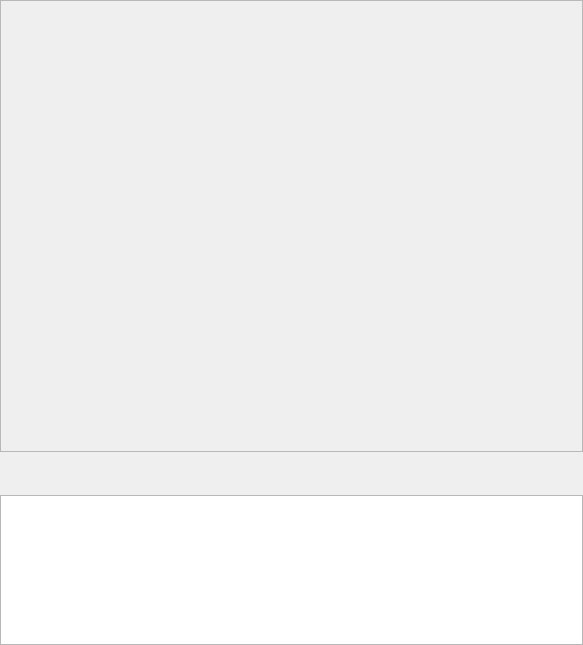
                            <widget class="QWidget" name="scrollAreaWidgetContents_8">
                             <property name="geometry">
                              <rect>
                               <x>0</x>
                               <y>0</y>
                               <width>583</width>
                               <height>645</height>
                              </rect>
                             </property>
                             <layout class="QVBoxLayout" name="verticalLayout_39">
                              <property name="leftMargin">
                               <number>0</number>
                              </property>
                              <property name="topMargin">
                               <number>0</number>
                              </property>
                              <property name="rightMargin">
                               <number>0</number>
                              </property>
                              <property name="bottomMargin">
                               <number>0</number>
                              </property>
                              <item>
                               <widget class="QFrame" name="frame_69">
                                <property name="sizePolicy">
                                 <sizepolicy hsizetype="Preferred" vsizetype="Expanding">
                                  <horstretch>0</horstretch>
                                  <verstretch>15</verstretch>
                                 </sizepolicy>
                                </property>
                                <property name="frameShape">
                                 <enum>QFrame::StyledPanel</enum>
                                </property>
                                <property name="frameShadow">
                                 <enum>QFrame::Raised</enum>
                                </property>
                                <layout class="QVBoxLayout" name="verticalLayout_37">
                                 <property name="leftMargin">
                                  <number>0</number>
                                 </property>
                                 <property name="topMargin">
                                  <number>0</number>
                                 </property>
                                 <property name="rightMargin">
                                  <number>0</number>
                                 </property>
                                 <property name="bottomMargin">
                                  <number>0</number>
                                 </property>
                                 <item>
                                  <widget class="QLabel" name="label_gn_4">
                                   <property name="sizePolicy">
                                    <sizepolicy hsizetype="Ignored" vsizetype="Ignored">
                                     <horstretch>0</horstretch>
                                     <verstretch>0</verstretch>
                                    </sizepolicy>
                                   </property>
                                   <property name="styleSheet">
                                    <string notr="true"/>
                                   </property>
                                   <property name="text">
                                    <string/>
                                   </property>
                                  </widget>
                                 </item>
                                </layout>
                               </widget>
                              </item>
                              <item>
                               <widget class="QLabel" name="label_36">
                                <property name="sizePolicy">
                                 <sizepolicy hsizetype="Preferred" vsizetype="Expanding">
                                  <horstretch>0</horstretch>
                                  <verstretch>1</verstretch>
                                 </sizepolicy>
                                </property>
                                <property name="font">
                                 <font>
                                  <family>微软雅黑</family>
                                  <pointsize>17</pointsize>
                                 </font>
                                </property>
                                <property name="text">
                                 <string/>
                                </property>
                               </widget>
                              </item>
                              <item>
                               <widget class="QTextEdit" name="textEdit_5">
                                <property name="sizePolicy">
                                 <sizepolicy hsizetype="Expanding" vsizetype="Expanding">
                                  <horstretch>0</horstretch>
                                  <verstretch>5</verstretch>
                                 </sizepolicy>
                                </property>
                                <property name="font">
                                 <font>
                                  <family>微软雅黑</family>
                                  <pointsize>17</pointsize>
                                 </font>
                                </property>
                               </widget>
                              </item>
                             </layout>
                            </widget>
